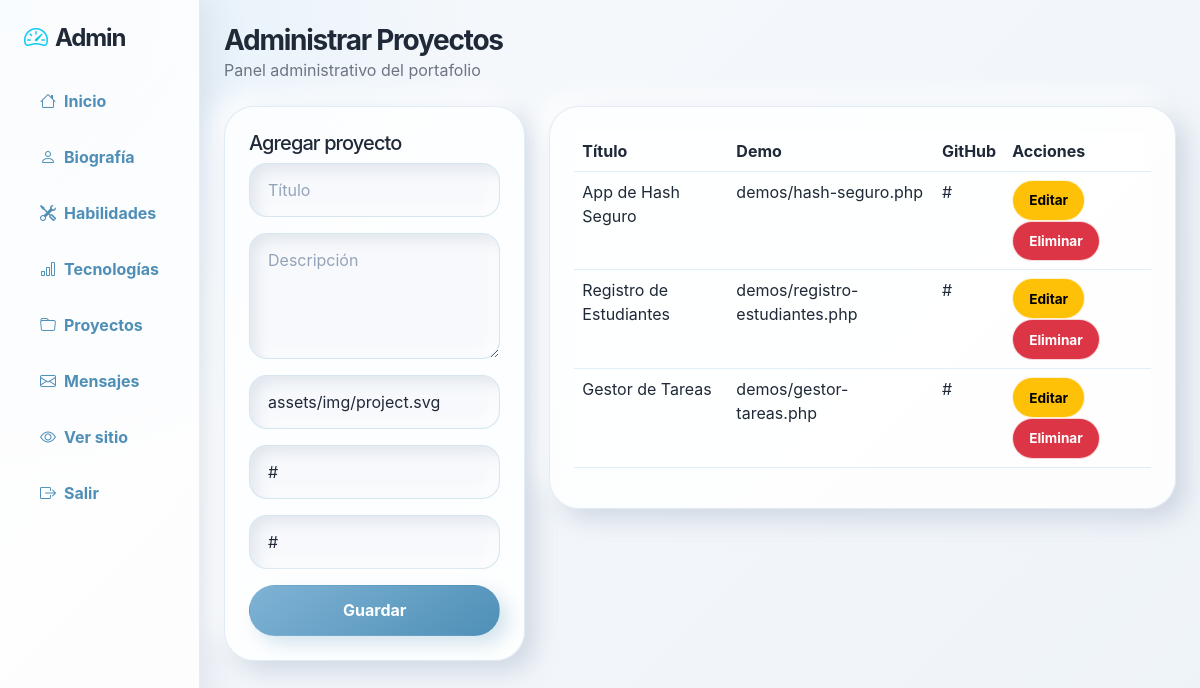
Page /admin/proyectos.php (signed in) on the committed database.
### tables this page shows
CREATE TABLE proyectos (
  id INT AUTO_INCREMENT PRIMARY KEY,
  titulo VARCHAR(150) NOT NULL,
  descripcion TEXT NOT NULL,
  imagen VARCHAR(255) DEFAULT 'assets/img/project.svg',
  demo_url VARCHAR(255) DEFAULT '#',
  github_url VARCHAR(255) DEFAULT '#'
);

### admin/proyectos.php (the view, shortened to what this page needs)
<?php
require_once '../includes/auth.php'; proteger_admin(); require_once '../includes/conexion.php'; require_once 'partials.php';
$edit = isset($_GET['editar']) ? $conexion->query('SELECT * FROM proyectos WHERE id='.(int)$_GET['editar'])->fetch_assoc() : null;
$items = $conexion->query('SELECT * FROM proyectos ORDER BY id DESC'); admin_header('Administrar Proyectos');
?>
<div class="row g-4"><div class="col-lg-4"><div class="card admin-card p-4"><h5><?= $edit?'Editar':'Agregar' ?> proyecto</h5><form method="POST"><input type="hidden" name="id" value="<?= $edit['id'] ?? '' ?>"><div class="mb-3"><input name="titulo" class="form-control bg-white text-dark" placeholder="Título" value="<?= htmlspecialchars($edit['titulo'] ?? '') ?>" required></div><div class="mb-3"><textarea name="descripcion" rows="4" class="form-control bg-white text-dark" placeholder="Descripción" required><?= htmlspecialchars($edit['descripcion'] ?? '') ?></textarea></div><div class="mb-3"><input name="imagen" class="form-control bg-white text-dark" value="<?= htmlspecialchars($edit['imagen'] ?? 'assets/img/project.svg') ?>" required></div><div class="mb-3"><input name="demo_url" class="form-control bg-white text-dark" placeholder="URL Demo" value="<?= htmlspecialchars($edit['demo_url'] ?? '#') ?>"></div><div class="mb-3"><input name="github_url" class="form-control bg-white text-dark" placeholder="URL GitHub" value="<?= htmlspecialchars($edit['github_url'] ?? '#') ?>"></div><button class="btn btn-primary w-100">Guardar</button></form></div></div><div class="col-lg-8"><div class="card admin-card p-4"><table class="table"><thead><tr><th>Título</th><th>Demo</th><th>GitHub</th><th>Acciones</th></tr></thead><tbody><?php while($r=$items->fetch_assoc()): ?><tr><td><?= htmlspecialchars($r['titulo']) ?></td><td><?= htmlspecialchars($r['demo_url']) ?></td><td><?= htmlspecialchars($r['github_url']) ?></td><td><a class="btn btn-sm btn-warning" href="?editar=<?= $r['id'] ?>">Editar</a> <a class="btn btn-sm btn-danger" onclick="return confirm('¿Eliminar?')" href="?eliminar=<?= $r['id'] ?>">Eliminar</a></td></tr><?php endwhile; ?></tbody></table></div></div></div>

### rows in the picture
proyectos: titulo "App de Hash Seguro", demo_url "demos/hash-seguro.php", github_url "#"
proyectos: titulo "Registro de Estudiantes", demo_url "demos/registro-estudiantes.php", github_url "#"
proyectos: titulo "Gestor de Tareas", demo_url "demos/gestor-tareas.php", github_url "#"

### other values in the picture
$titulo "Administrar Proyectos"
